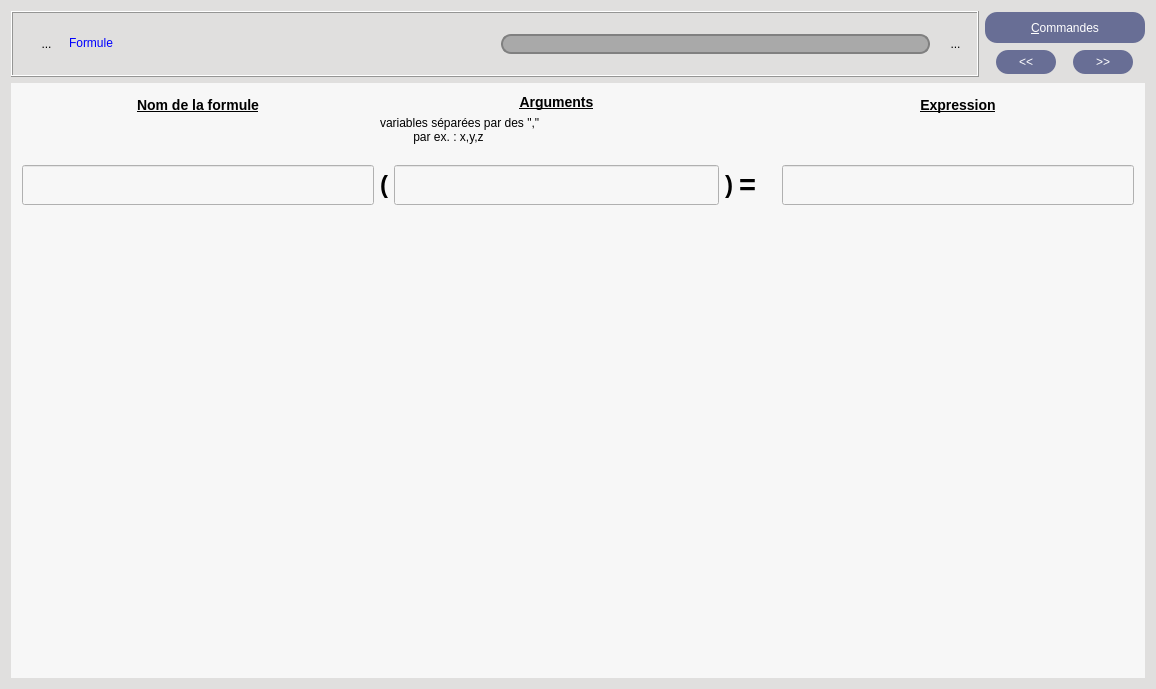
<?xml version="1.0" encoding="UTF-8"?>
<ui version="4.0">
 <class>WidgetFormule</class>
 <widget class="QWidget" name="WidgetFormule">
  <property name="geometry">
   <rect>
    <x>0</x>
    <y>0</y>
    <width>1156</width>
    <height>689</height>
   </rect>
  </property>
  <property name="sizePolicy">
   <sizepolicy hsizetype="Expanding" vsizetype="Expanding">
    <horstretch>0</horstretch>
    <verstretch>0</verstretch>
   </sizepolicy>
  </property>
  <property name="minimumSize">
   <size>
    <width>0</width>
    <height>0</height>
   </size>
  </property>
  <property name="windowTitle">
   <string>DCommandeUnique</string>
  </property>
  <property name="toolTip">
   <string/>
  </property>
  <property name="styleSheet">
   <string notr="true">background-color : rgb(224,223,222);
font : 'times' 9px</string>
  </property>
  <layout class="QVBoxLayout" name="verticalLayout_3">
   <item>
    <layout class="QHBoxLayout" name="horizontalLayout_4">
     <item>
      <widget class="QFrame" name="frame_2">
       <property name="sizePolicy">
        <sizepolicy hsizetype="Preferred" vsizetype="Fixed">
         <horstretch>0</horstretch>
         <verstretch>0</verstretch>
        </sizepolicy>
       </property>
       <property name="frameShape">
        <enum>QFrame::Box</enum>
       </property>
       <property name="frameShadow">
        <enum>QFrame::Raised</enum>
       </property>
       <layout class="QHBoxLayout" name="horizontalLayout">
        <property name="spacing">
         <number>0</number>
        </property>
        <item>
         <spacer name="horizontalSpacer_5">
          <property name="orientation">
           <enum>Qt::Horizontal</enum>
          </property>
          <property name="sizeType">
           <enum>QSizePolicy::Fixed</enum>
          </property>
          <property name="sizeHint" stdset="0">
           <size>
            <width>13</width>
            <height>20</height>
           </size>
          </property>
         </spacer>
        </item>
        <item>
         <widget class="MonBoutonValide" name="RBValide">
          <property name="minimumSize">
           <size>
            <width>17</width>
            <height>31</height>
           </size>
          </property>
          <property name="maximumSize">
           <size>
            <width>21</width>
            <height>31</height>
           </size>
          </property>
          <property name="focusPolicy">
           <enum>Qt::ClickFocus</enum>
          </property>
          <property name="toolTip">
           <string>Affiche le rapport de validité de la commande</string>
          </property>
          <property name="styleSheet">
           <string notr="true">border : 0px</string>
          </property>
          <property name="text">
           <string>...</string>
          </property>
          <property name="icon">
           <iconset>
            <normaloff>../Editeur/icons/ast-green-ball.png</normaloff>../Editeur/icons/ast-green-ball.png</iconset>
          </property>
          <property name="iconSize">
           <size>
            <width>21</width>
            <height>31</height>
           </size>
          </property>
         </widget>
        </item>
        <item>
         <spacer name="horizontalSpacer_3">
          <property name="orientation">
           <enum>Qt::Horizontal</enum>
          </property>
          <property name="sizeType">
           <enum>QSizePolicy::Fixed</enum>
          </property>
          <property name="sizeHint" stdset="0">
           <size>
            <width>13</width>
            <height>20</height>
           </size>
          </property>
         </spacer>
        </item>
        <item>
         <widget class="MonLabelClic" name="labelNomCommande">
          <property name="sizePolicy">
           <sizepolicy hsizetype="MinimumExpanding" vsizetype="Fixed">
            <horstretch>0</horstretch>
            <verstretch>0</verstretch>
           </sizepolicy>
          </property>
          <property name="minimumSize">
           <size>
            <width>150</width>
            <height>31</height>
           </size>
          </property>
          <property name="frameShape">
           <enum>QFrame::NoFrame</enum>
          </property>
          <property name="frameShadow">
           <enum>QFrame::Raised</enum>
          </property>
          <property name="text">
           <string>&lt;html&gt;&lt;head/&gt;&lt;body&gt;&lt;p&gt;&lt;span style=&quot; color:#0000ff;&quot;&gt;Formule&lt;/span&gt;&lt;/p&gt;&lt;/body&gt;&lt;/html&gt;</string>
          </property>
         </widget>
        </item>
        <item>
         <spacer name="toto">
          <property name="orientation">
           <enum>Qt::Horizontal</enum>
          </property>
          <property name="sizeType">
           <enum>QSizePolicy::Maximum</enum>
          </property>
          <property name="sizeHint" stdset="0">
           <size>
            <width>2</width>
            <height>40</height>
           </size>
          </property>
         </spacer>
        </item>
        <item>
         <widget class="QLineEdit" name="LENom">
          <property name="sizePolicy">
           <sizepolicy hsizetype="MinimumExpanding" vsizetype="Fixed">
            <horstretch>0</horstretch>
            <verstretch>0</verstretch>
           </sizepolicy>
          </property>
          <property name="toolTip">
           <string>Nom de l'objet. Seuls, les objets valides peuvent être nommés</string>
          </property>
          <property name="styleSheet">
           <string notr="true"> QLineEdit {
     border: 2px solid gray;
     border-radius: 10px;
     padding: 0 8px;
     background: darkgray;
   /*  selection-background-color: darkgray;*/
 }
QLineEdit:disabled
{
    background: lightgray;
}
/*read-only {
     background: lightblue;*/</string>
          </property>
          <property name="readOnly">
           <bool>false</bool>
          </property>
         </widget>
        </item>
        <item>
         <spacer name="horizontalSpacer_2">
          <property name="orientation">
           <enum>Qt::Horizontal</enum>
          </property>
          <property name="sizeType">
           <enum>QSizePolicy::Ignored</enum>
          </property>
          <property name="sizeHint" stdset="0">
           <size>
            <width>2</width>
            <height>40</height>
           </size>
          </property>
         </spacer>
        </item>
        <item>
         <layout class="QHBoxLayout" name="horizontalLayout_2">
          <property name="spacing">
           <number>4</number>
          </property>
          <property name="sizeConstraint">
           <enum>QLayout::SetFixedSize</enum>
          </property>
         </layout>
        </item>
        <item>
         <spacer name="horizontalSpacer_4">
          <property name="orientation">
           <enum>Qt::Horizontal</enum>
          </property>
          <property name="sizeType">
           <enum>QSizePolicy::Fixed</enum>
          </property>
          <property name="sizeHint" stdset="0">
           <size>
            <width>13</width>
            <height>20</height>
           </size>
          </property>
         </spacer>
        </item>
        <item>
         <widget class="QToolButton" name="RBPoubelle">
          <property name="minimumSize">
           <size>
            <width>21</width>
            <height>31</height>
           </size>
          </property>
          <property name="maximumSize">
           <size>
            <width>21</width>
            <height>31</height>
           </size>
          </property>
          <property name="focusPolicy">
           <enum>Qt::ClickFocus</enum>
          </property>
          <property name="toolTip">
           <string>Détruit la commande</string>
          </property>
          <property name="styleSheet">
           <string notr="true">border : 0px</string>
          </property>
          <property name="text">
           <string>...</string>
          </property>
          <property name="icon">
           <iconset>
            <normaloff>../Editeur/icons/deleteRond.png</normaloff>../Editeur/icons/deleteRond.png</iconset>
          </property>
          <property name="iconSize">
           <size>
            <width>21</width>
            <height>31</height>
           </size>
          </property>
         </widget>
        </item>
       </layout>
       <zorder>RBValide</zorder>
       <zorder>labelNomCommande</zorder>
       <zorder>LENom</zorder>
       <zorder>horizontalSpacer_3</zorder>
       <zorder>horizontalSpacer_4</zorder>
       <zorder>RBPoubelle</zorder>
       <zorder>horizontalSpacer_5</zorder>
      </widget>
     </item>
     <item>
      <layout class="QVBoxLayout" name="verticalLayout_2">
       <item>
        <widget class="QPushButton" name="bCatalogue">
         <property name="sizePolicy">
          <sizepolicy hsizetype="Fixed" vsizetype="Fixed">
           <horstretch>0</horstretch>
           <verstretch>0</verstretch>
          </sizepolicy>
         </property>
         <property name="minimumSize">
          <size>
           <width>160</width>
           <height>31</height>
          </size>
         </property>
         <property name="focusPolicy">
          <enum>Qt::ClickFocus</enum>
         </property>
         <property name="toolTip">
          <string>Affiche les commandes possibles</string>
         </property>
         <property name="styleSheet">
          <string notr="true">background-color:rgb(104,110,149);
color :white;
border-radius : 12px
</string>
         </property>
         <property name="text">
          <string>&amp;Commandes</string>
         </property>
         <property name="shortcut">
          <string>Shift+A, Alt+A, Alt+A, Alt+A</string>
         </property>
         <property name="autoDefault">
          <bool>true</bool>
         </property>
         <property name="default">
          <bool>true</bool>
         </property>
        </widget>
       </item>
       <item>
        <layout class="QHBoxLayout" name="horizontalLayout_3">
         <item>
          <widget class="QPushButton" name="bAvant">
           <property name="sizePolicy">
            <sizepolicy hsizetype="Fixed" vsizetype="Fixed">
             <horstretch>0</horstretch>
             <verstretch>0</verstretch>
            </sizepolicy>
           </property>
           <property name="minimumSize">
            <size>
             <width>60</width>
             <height>24</height>
            </size>
           </property>
           <property name="maximumSize">
            <size>
             <width>60</width>
             <height>24</height>
            </size>
           </property>
           <property name="focusPolicy">
            <enum>Qt::ClickFocus</enum>
           </property>
           <property name="toolTip">
            <string>Affiche le formulaire de la commande précédente</string>
           </property>
           <property name="styleSheet">
            <string notr="true">background-color:rgb(104,110,149);
color :white;
border-radius : 12px
</string>
           </property>
           <property name="text">
            <string>&lt;&lt;</string>
           </property>
           <property name="shortcut">
            <string>Shift+A, Alt+A, Alt+A, Alt+A</string>
           </property>
           <property name="autoDefault">
            <bool>true</bool>
           </property>
           <property name="default">
            <bool>true</bool>
           </property>
          </widget>
         </item>
         <item>
          <widget class="QPushButton" name="bApres">
           <property name="sizePolicy">
            <sizepolicy hsizetype="Fixed" vsizetype="Fixed">
             <horstretch>0</horstretch>
             <verstretch>0</verstretch>
            </sizepolicy>
           </property>
           <property name="minimumSize">
            <size>
             <width>60</width>
             <height>24</height>
            </size>
           </property>
           <property name="maximumSize">
            <size>
             <width>60</width>
             <height>24</height>
            </size>
           </property>
           <property name="focusPolicy">
            <enum>Qt::ClickFocus</enum>
           </property>
           <property name="toolTip">
            <string>Affiche le formulaire de la commande suivante</string>
           </property>
           <property name="styleSheet">
            <string notr="true">background-color:rgb(104,110,149);
color :white;
border-radius : 12px
</string>
           </property>
           <property name="text">
            <string>&gt;&gt;</string>
           </property>
           <property name="shortcut">
            <string>Shift+A, Alt+A, Alt+A, Alt+A</string>
           </property>
           <property name="autoDefault">
            <bool>true</bool>
           </property>
           <property name="default">
            <bool>true</bool>
           </property>
          </widget>
         </item>
        </layout>
       </item>
      </layout>
     </item>
    </layout>
   </item>
   <item>
    <widget class="QScrollArea" name="scrollAreaCommandes">
     <property name="minimumSize">
      <size>
       <width>0</width>
       <height>81</height>
      </size>
     </property>
     <property name="styleSheet">
      <string notr="true">background : rgb(247,247,247)


</string>
     </property>
     <property name="frameShape">
      <enum>QFrame::NoFrame</enum>
     </property>
     <property name="verticalScrollBarPolicy">
      <enum>Qt::ScrollBarAsNeeded</enum>
     </property>
     <property name="horizontalScrollBarPolicy">
      <enum>Qt::ScrollBarAsNeeded</enum>
     </property>
     <property name="widgetResizable">
      <bool>true</bool>
     </property>
     <widget class="QWidget" name="scrollAreaWidgetContents">
      <property name="geometry">
       <rect>
        <x>0</x>
        <y>0</y>
        <width>1138</width>
        <height>598</height>
       </rect>
      </property>
      <layout class="QVBoxLayout" name="verticalLayout_5">
       <item>
        <layout class="QGridLayout" name="gridLayout">
         <item row="0" column="0">
          <widget class="QLabel" name="textLabel1_4">
           <property name="minimumSize">
            <size>
             <width>0</width>
             <height>0</height>
            </size>
           </property>
           <property name="text">
            <string>&lt;h3&gt;&lt;p align=&quot;center&quot;&gt;&lt;u&gt;&lt;b&gt;Nom de la formule&lt;/b&gt;&lt;/u&gt;&lt;/p&gt;&lt;/h3&gt;</string>
           </property>
           <property name="wordWrap">
            <bool>false</bool>
           </property>
          </widget>
         </item>
         <item row="0" column="1" rowspan="2">
          <layout class="QVBoxLayout" name="verticalLayout">
           <item>
            <widget class="QLabel" name="textLabel1_2">
             <property name="text">
              <string>&lt;h3&gt;&lt;p align=&quot;center&quot;&gt;&lt;u&gt;&lt;b&gt;Arguments&lt;/b&gt;&lt;/u&gt;&lt;/p&gt;&lt;/h3&gt;</string>
             </property>
             <property name="wordWrap">
              <bool>false</bool>
             </property>
            </widget>
           </item>
           <item>
            <widget class="QLabel" name="textLabel2">
             <property name="text">
              <string>variables séparées par des &quot;,&quot;
          par ex. : x,y,z</string>
             </property>
             <property name="wordWrap">
              <bool>false</bool>
             </property>
            </widget>
           </item>
          </layout>
         </item>
         <item row="0" column="4">
          <widget class="QLabel" name="textLabel1_5">
           <property name="sizePolicy">
            <sizepolicy hsizetype="MinimumExpanding" vsizetype="Preferred">
             <horstretch>0</horstretch>
             <verstretch>0</verstretch>
            </sizepolicy>
           </property>
           <property name="minimumSize">
            <size>
             <width>0</width>
             <height>0</height>
            </size>
           </property>
           <property name="text">
            <string>&lt;h3&gt;&lt;p align=&quot;center&quot;&gt;&lt;u&gt;&lt;b&gt;Expression&lt;/b&gt;&lt;/u&gt;&lt;/p&gt;&lt;/h3&gt;</string>
           </property>
           <property name="wordWrap">
            <bool>false</bool>
           </property>
          </widget>
         </item>
         <item row="1" column="3">
          <spacer name="horizontalSpacer_6">
           <property name="orientation">
            <enum>Qt::Horizontal</enum>
           </property>
           <property name="sizeType">
            <enum>QSizePolicy::Fixed</enum>
           </property>
           <property name="sizeHint" stdset="0">
            <size>
             <width>17</width>
             <height>17</height>
            </size>
           </property>
          </spacer>
         </item>
         <item row="2" column="0">
          <widget class="QLineEdit" name="LENomFormule">
           <property name="minimumSize">
            <size>
             <width>0</width>
             <height>40</height>
            </size>
           </property>
          </widget>
         </item>
         <item row="2" column="1">
          <layout class="QHBoxLayout" name="horizontalLayout_5">
           <item>
            <widget class="QLabel" name="textLabel1_6">
             <property name="text">
              <string>&lt;h1&gt;&lt;b&gt;(&lt;/b&gt;&lt;/h1&gt;</string>
             </property>
             <property name="wordWrap">
              <bool>false</bool>
             </property>
            </widget>
           </item>
           <item>
            <widget class="QLineEdit" name="LENomsArgs">
             <property name="minimumSize">
              <size>
               <width>230</width>
               <height>40</height>
              </size>
             </property>
            </widget>
           </item>
           <item>
            <widget class="QLabel" name="textLabel1_6_2">
             <property name="text">
              <string>&lt;h1&gt;&lt;b&gt;)&lt;/b&gt;&lt;/h1&gt;</string>
             </property>
             <property name="wordWrap">
              <bool>false</bool>
             </property>
            </widget>
           </item>
          </layout>
         </item>
         <item row="2" column="2">
          <layout class="QVBoxLayout" name="verticalLayout_4">
           <item>
            <spacer name="verticalSpacer_2">
             <property name="orientation">
              <enum>Qt::Vertical</enum>
             </property>
             <property name="sizeHint" stdset="0">
              <size>
               <width>20</width>
               <height>5</height>
              </size>
             </property>
            </spacer>
           </item>
           <item>
            <widget class="QLabel" name="textLabel2_2">
             <property name="sizePolicy">
              <sizepolicy hsizetype="Preferred" vsizetype="Fixed">
               <horstretch>0</horstretch>
               <verstretch>0</verstretch>
              </sizepolicy>
             </property>
             <property name="minimumSize">
              <size>
               <width>0</width>
               <height>35</height>
              </size>
             </property>
             <property name="maximumSize">
              <size>
               <width>16777215</width>
               <height>35</height>
              </size>
             </property>
             <property name="text">
              <string>&lt;font size=&quot;+4&quot; face=&quot;Helvetica&quot;&gt;&lt;b&gt;=&lt;/b&gt;&lt;/font&gt;</string>
             </property>
             <property name="wordWrap">
              <bool>false</bool>
             </property>
            </widget>
           </item>
           <item>
            <spacer name="verticalSpacer_3">
             <property name="orientation">
              <enum>Qt::Vertical</enum>
             </property>
             <property name="sizeHint" stdset="0">
              <size>
               <width>20</width>
               <height>10</height>
              </size>
             </property>
            </spacer>
           </item>
          </layout>
         </item>
         <item row="2" column="4">
          <widget class="QLineEdit" name="LECorpsFormule">
           <property name="sizePolicy">
            <sizepolicy hsizetype="MinimumExpanding" vsizetype="Fixed">
             <horstretch>0</horstretch>
             <verstretch>0</verstretch>
            </sizepolicy>
           </property>
           <property name="minimumSize">
            <size>
             <width>0</width>
             <height>40</height>
            </size>
           </property>
          </widget>
         </item>
        </layout>
       </item>
       <item>
        <spacer name="verticalSpacer">
         <property name="orientation">
          <enum>Qt::Vertical</enum>
         </property>
         <property name="sizeHint" stdset="0">
          <size>
           <width>20</width>
           <height>446</height>
          </size>
         </property>
        </spacer>
       </item>
      </layout>
     </widget>
    </widget>
   </item>
  </layout>
 </widget>
 <layoutdefault spacing="6" margin="11"/>
 <pixmapfunction>qPixmapFromMimeSource</pixmapfunction>
 <customwidgets>
  <customwidget>
   <class>MonBoutonValide</class>
   <extends>QToolButton</extends>
   <header>InterfaceGUI.QT5.monBoutonValide.h</header>
  </customwidget>
  <customwidget>
   <class>MonLabelClic</class>
   <extends>QLabel</extends>
   <header>InterfaceGUI.QT5.monLabelClic.h</header>
  </customwidget>
 </customwidgets>
 <tabstops>
  <tabstop>scrollAreaCommandes</tabstop>
  <tabstop>LENomsArgs</tabstop>
  <tabstop>LECorpsFormule</tabstop>
  <tabstop>LENom</tabstop>
  <tabstop>LENomFormule</tabstop>
 </tabstops>
 <resources/>
 <connections/>
</ui>
